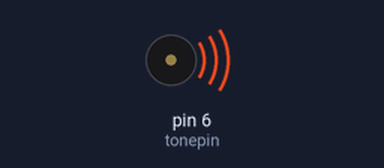
Recording of a sketch running on a simulated Arduino Uno, built with avr-gcc and run on an emulated ATmega328P. Shown: buzzer (waves = sounding).

Above: at 0.1 s.
Timing chart, 0 to 40.0 s (numbered marks = the images above):
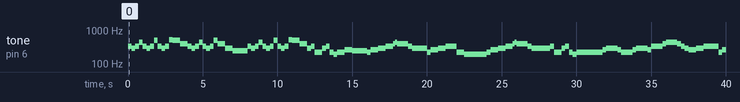

Measured:
- by itself, tone on pin 6 (tonepin): plays 330 Hz for 0.25 s, 294 Hz for 0.25 s, 330 Hz for 0.25 s, 441 Hz for 0.25 s, 330 Hz for 0.25 s, 294 Hz for 0.25 s … (98 notes in this stretch)

The sketch:

music.ino
```cpp
#define NTC0 -1
#define NTC1 262
#define NTC2 294
#define NTC3 330
#define NTC4 350
#define NTC5 393
#define NTC6 441
#define NTC7 495
#define NTCL5 196
#define NTCL6 221
#define NTCL7 248
#define NTCH1 525
//音符
int tune[]=
{
  NTC3,NTC2,NTC3,NTC6,NTC3,NTC2,NTC3,NTC7,
  NTC3,NTC2,NTC3,NTCH1,NTC7,NTC5,
  NTC3,NTC2,NTC3,NTC6,NTC3,NTC2,NTC3,NTC7,
  NTC5,NTC2,NTCL7,
  NTC3,NTC2,NTC3,NTC6,NTC3,NTC2,NTC3,NTC7,
  NTC3,NTC2,NTC3,NTCH1,NTC7,NTC5,
  NTC2,NTC3,NTCL6,NTC2,NTC3,NTCL6,NTCL5,
  NTCL6,NTC1,NTCL7,

  NTCL6,NTC1,NTC1,NTC2,NTC2,NTC3,NTC3,NTC5,NTC6,
  NTC5,NTC3,NTC2,
  NTCL6,NTC1,NTC1,NTC2,NTC2,NTC3,NTC3,NTCL6,NTCL5,
  NTCL6,NTC1,NTC1,NTC2,NTC2,NTC3,NTC3,NTC5,NTC6,
  NTC5,NTC3,NTC2,
  NTC2,NTC3,NTCL6,NTC2,NTC3,NTCL6,NTCL5,NTCL6,

  NTCL6,NTC1,NTC2,NTC1,NTCL6,
  NTCL6,NTC1,NTC2,NTC1,NTC3,
  NTC3,NTC5,NTC6,NTC6,NTC5,NTC3,NTC2,NTC1,NTC2,NTC3,
  NTCL6,NTC1,NTC2,NTC1,NTCL6,
  NTCL6,NTC1,NTC2,NTC1,NTC3,
  NTC2,NTC3,NTCL6,NTC2,NTC3,NTCL6,NTCL5,NTCL6,

  NTC3,NTC5,NTCH1,NTC7,NTC3,
  NTC3,NTC2,NTC1,NTC1,NTC2,NTC3,
  NTC3,NTC2,NTC1,NTC6,NTCH1,NTC7,NTC6,NTC5,NTC2,NTC3,
  NTC3,NTC5,NTCH1,NTC7,NTC3,
  NTC3,NTC2,NTC1,NTC1,NTC2,NTC3,
  NTC2,NTC3,NTCL6,NTC2,NTC3,NTCL6,NTCL5,NTCL6,
};
//节拍
int durt[]=
{
250,250,250,250,250,250,250,250,
250,250,250,250,500,500,
250,250,250,250,250,250,250,250,
500,500,1000,
250,250,250,250,250,250,250,250,
250,250,250,250,500,500,
250,250,500,250,250,250,250,500,500,1000,

250,250,250,250,250,250,250,125,125,
750,250,1000,
250,250,250,250,250,250,500,500,1500,
250,250,250,250,250,250,250,125,125,
750,250,1000,
250,250,500,250,250,250,250,1500,

250,250,750,250,500,250,250,
750,250,500,250,250,500,250,250,250,250,500,500,1000,
250,250,875,125,500,250,250,500,500,1000,
250,250,500,250,250,250,250,1500,

250,250,750,250,500,250,250,
500,250,250,500,250,250,500,250,250,250,250,250,250,1500,
250,250,750,250,500,250,250,
500,250,250,1000,250,250,500,250,250,250,250,2000,

};
int length;
int tonepin=6;

void setup()
{
  pinMode(tonepin,OUTPUT);
  length=sizeof(tune)/sizeof(tune[0]);
}

void loop()
{
  for(int x=0;x<length;x++)
  {
    tone(tonepin,tune[x]);
    delay(durt[x]);
    noTone(tonepin);
  }
  delay(2000);
}
```
